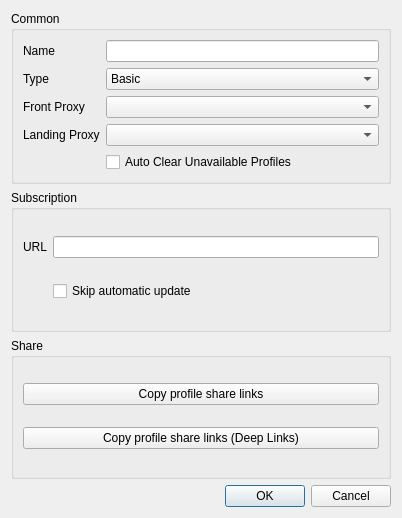
<?xml version="1.0" encoding="UTF-8"?>
<ui version="4.0">
 <class>DialogEditGroup</class>
 <widget class="QDialog" name="DialogEditGroup">
  <property name="geometry">
   <rect>
    <x>0</x>
    <y>0</y>
    <width>402</width>
    <height>518</height>
   </rect>
  </property>
  <property name="minimumSize">
   <size>
    <width>400</width>
    <height>300</height>
   </size>
  </property>
  <property name="windowTitle">
   <string>Edit Group</string>
  </property>
  <layout class="QVBoxLayout" name="verticalLayout">
   <item>
    <widget class="QGroupBox" name="cat_common">
     <property name="sizePolicy">
      <sizepolicy hsizetype="Preferred" vsizetype="Maximum">
       <horstretch>0</horstretch>
       <verstretch>0</verstretch>
      </sizepolicy>
     </property>
     <property name="title">
      <string>Common</string>
     </property>
     <layout class="QGridLayout" name="main">
      <item row="3" column="1">
       <widget class="QComboBox" name="landing_proxy"/>
      </item>
      <item row="1" column="1">
       <widget class="QComboBox" name="type">
        <item>
         <property name="text">
          <string>Basic</string>
         </property>
        </item>
        <item>
         <property name="text">
          <string>Subscription</string>
         </property>
        </item>
       </widget>
      </item>
      <item row="0" column="0">
       <widget class="QLabel" name="label">
        <property name="text">
         <string>Name</string>
        </property>
       </widget>
      </item>
      <item row="3" column="0">
       <widget class="QLabel" name="landing_proxy_l">
        <property name="text">
         <string>Landing Proxy</string>
        </property>
       </widget>
      </item>
      <item row="2" column="1">
       <layout class="QHBoxLayout" name="horizontalLayout">
        <item>
         <widget class="QComboBox" name="front_proxy"/>
        </item>
       </layout>
      </item>
      <item row="1" column="0">
       <widget class="QLabel" name="label_2">
        <property name="text">
         <string>Type</string>
        </property>
       </widget>
      </item>
      <item row="2" column="0">
       <widget class="QLabel" name="front_proxy_l">
        <property name="text">
         <string>Front Proxy</string>
        </property>
       </widget>
      </item>
      <item row="0" column="1">
       <widget class="QLineEdit" name="name"/>
      </item>
      <item row="4" column="1">
       <widget class="QCheckBox" name="auto_clear_unavailable">
        <property name="text">
         <string>Auto Clear Unavailable Profiles</string>
        </property>
       </widget>
      </item>
     </layout>
     <zorder>label</zorder>
     <zorder>front_proxy_l</zorder>
     <zorder>type</zorder>
     <zorder>label_2</zorder>
     <zorder>landing_proxy</zorder>
     <zorder>landing_proxy_l</zorder>
     <zorder>name</zorder>
     <zorder>auto_clear_unavailable</zorder>
    </widget>
   </item>
   <item>
    <widget class="QGroupBox" name="cat_sub">
     <property name="title">
      <string>Subscription</string>
     </property>
     <layout class="QGridLayout" name="_2">
      <item row="0" column="0">
       <widget class="QLabel" name="label_4">
        <property name="text">
         <string>URL</string>
        </property>
       </widget>
      </item>
      <item row="0" column="1">
       <widget class="MyLineEdit" name="url"/>
      </item>
      <item row="1" column="1">
       <widget class="QCheckBox" name="skip_auto_update">
        <property name="text">
         <string>Skip automatic update</string>
        </property>
       </widget>
      </item>
     </layout>
    </widget>
   </item>
   <item>
    <widget class="QGroupBox" name="cat_share">
     <property name="title">
      <string>Share</string>
     </property>
     <layout class="QVBoxLayout" name="verticalLayout_2">
      <item>
       <widget class="QPushButton" name="copy_links">
        <property name="text">
         <string>Copy profile share links</string>
        </property>
       </widget>
      </item>
      <item>
       <widget class="QPushButton" name="copy_links_json">
        <property name="text">
         <string>Copy profile share links (Deep Links)</string>
        </property>
       </widget>
      </item>
     </layout>
    </widget>
   </item>
   <item>
    <widget class="QDialogButtonBox" name="buttonBox">
     <property name="standardButtons">
      <set>QDialogButtonBox::StandardButton::Cancel|QDialogButtonBox::StandardButton::Ok</set>
     </property>
    </widget>
   </item>
  </layout>
 </widget>
 <customwidgets>
  <customwidget>
   <class>MyLineEdit</class>
   <extends>QLineEdit</extends>
   <header>include/ui/utils/MyLineEdit.h</header>
  </customwidget>
 </customwidgets>
 <tabstops>
  <tabstop>name</tabstop>
  <tabstop>type</tabstop>
  <tabstop>url</tabstop>
  <tabstop>skip_auto_update</tabstop>
  <tabstop>copy_links</tabstop>
  <tabstop>copy_links_json</tabstop>
 </tabstops>
 <resources/>
 <connections>
  <connection>
   <sender>buttonBox</sender>
   <signal>rejected()</signal>
   <receiver>DialogEditGroup</receiver>
   <slot>reject()</slot>
   <hints>
    <hint type="sourcelabel">
     <x>199</x>
     <y>275</y>
    </hint>
    <hint type="destinationlabel">
     <x>199</x>
     <y>149</y>
    </hint>
   </hints>
  </connection>
  <connection>
   <sender>buttonBox</sender>
   <signal>accepted()</signal>
   <receiver>DialogEditGroup</receiver>
   <slot>accept()</slot>
   <hints>
    <hint type="sourcelabel">
     <x>199</x>
     <y>291</y>
    </hint>
    <hint type="destinationlabel">
     <x>199</x>
     <y>157</y>
    </hint>
   </hints>
  </connection>
 </connections>
</ui>
